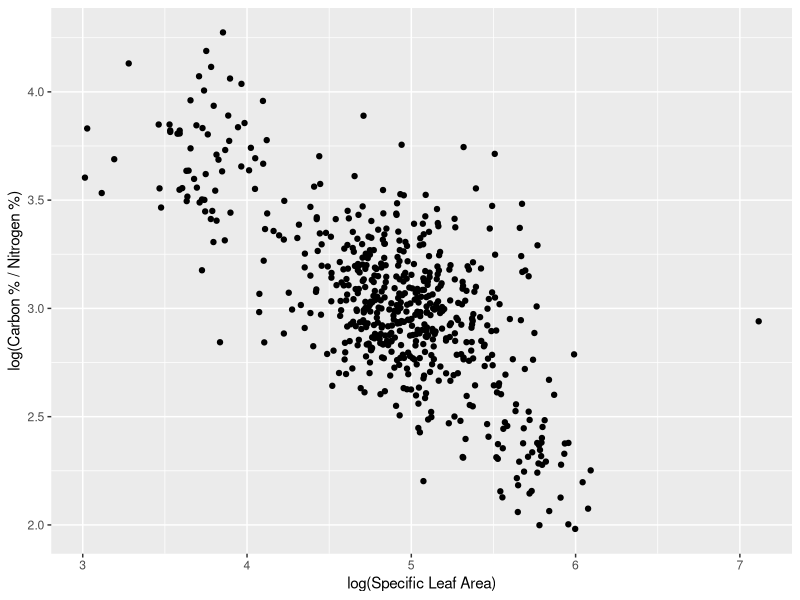
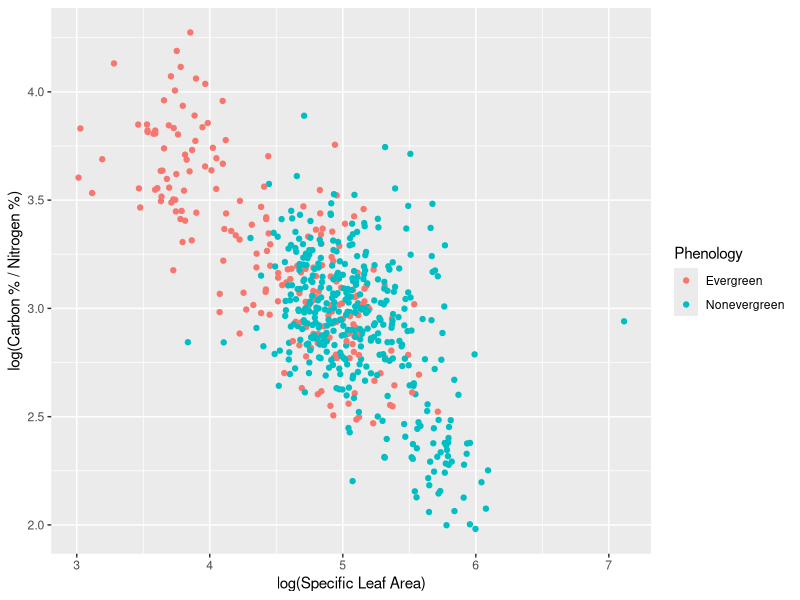
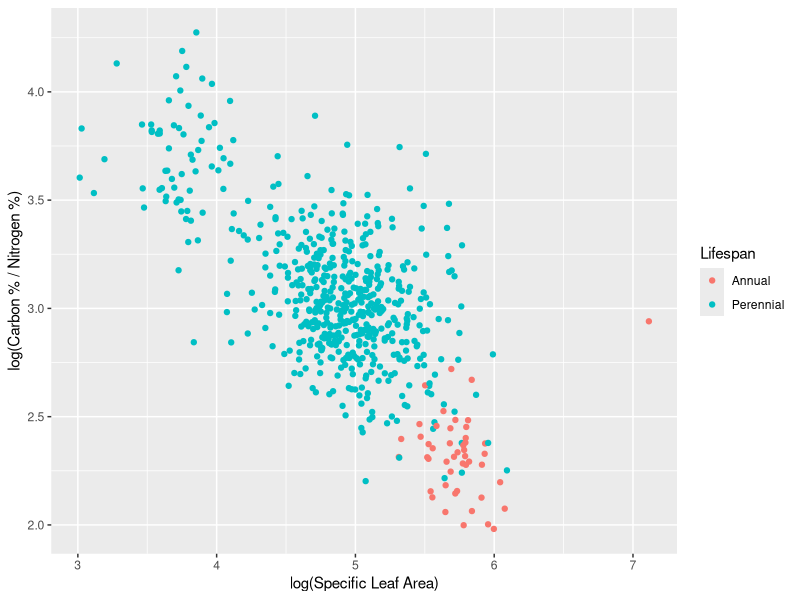
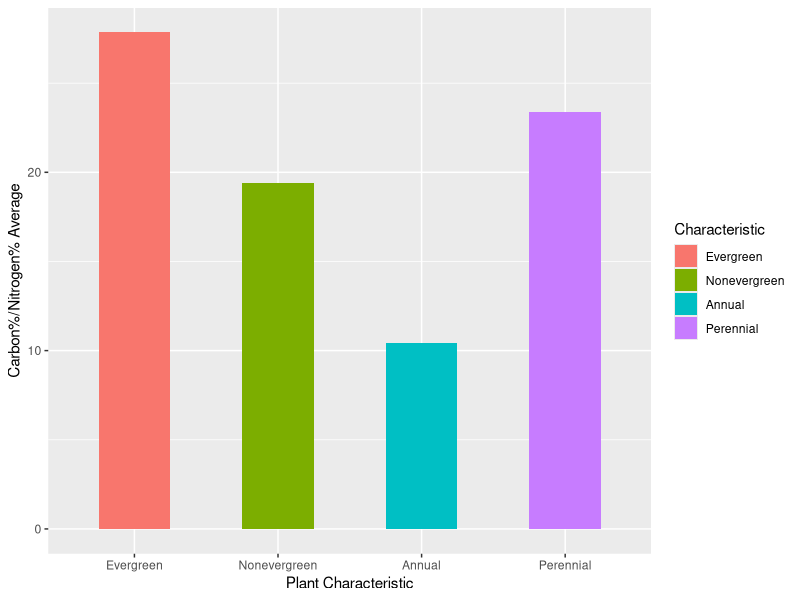
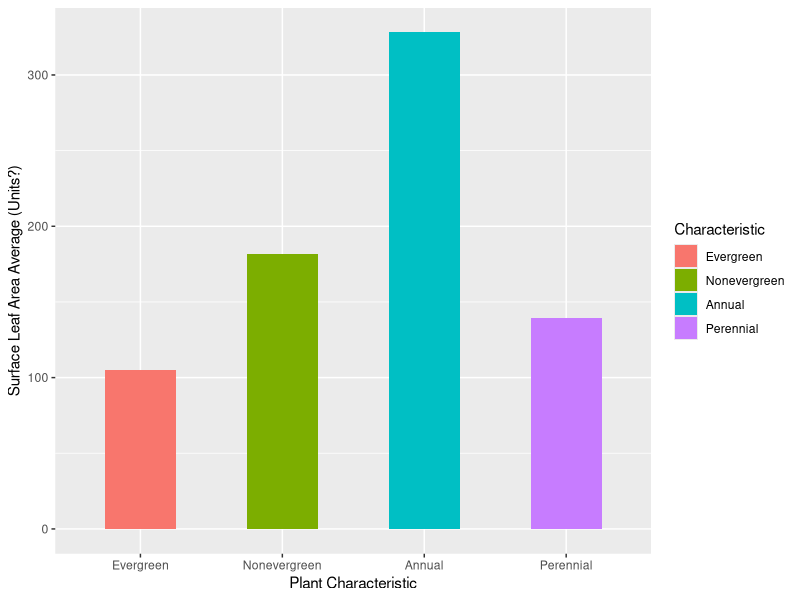

These charts were generated, in order, by the following R code:
## ---- chunk 1
# Load libraries
library(tidyverse)
library(Hmisc)
library(corrplot)
library(ggplot2)
## ---- chunk 2
LCE_data <- read_csv("data/LCE/LCE_data.csv") %>%
  mutate(SLA = LA/LM) %>%# Make specific leaf area column (leaf area/leaf mass)
  select(Phenology, Lifespan, CN, SLA)%>%
filter(!is.na(CN))%>%
filter(!is.na(SLA))

LCE_data$Phenology <- as.factor(LCE_data$Phenology)
LCE_data$Lifespan <- as.factor(LCE_data$Lifespan)

evergreen <- filter(LCE_data, Phenology == "Evergreen") %>%
  mutate(CN_avg = mean(CN)) %>%
  mutate(SLA_avg = mean(SLA)) %>%
  mutate(Characteristic = Phenology)%>%
  select(Characteristic,CN_avg,SLA_avg) 
  
nonevergreen <- filter(LCE_data, Phenology == "Nonevergreen") %>%
  mutate(CN_avg = mean(CN)) %>%
  mutate(SLA_avg = mean(SLA))%>%
  mutate(Characteristic = Phenology) %>%
select(Characteristic,CN_avg,SLA_avg)

perennial <- filter(LCE_data, Lifespan == "Perennial") %>%
  mutate(CN_avg = mean(CN)) %>%
  mutate(SLA_avg = mean(SLA)) %>%
   mutate(Characteristic = Lifespan) %>%
  select(Characteristic,CN_avg,SLA_avg)

annual <- filter(LCE_data, Lifespan == "Annual") %>%
  mutate(CN_avg = mean(CN)) %>%
  mutate(SLA_avg = mean(SLA))%>%
  mutate(Characteristic = Lifespan) %>%
  select(Characteristic,CN_avg,SLA_avg)

# Add datasets vertically
Phenology <- full_join(evergreen, nonevergreen) %>%
  filter(row_number()==1|row_number()==211)

Lifespan <- full_join(perennial, annual) %>%
  filter(row_number()==1|row_number()==548)

Characteristics <- full_join(Phenology, Lifespan)


## ---- chunk 3

ggplot(data = LCE_data) +
  geom_point(mapping = aes(x = log(SLA), y = log(CN)))+
  labs(x = "log(Specific Leaf Area)", y = "log(Carbon % / Nitrogen %)")
theme_bw()

ggplot(data = LCE_data) +
  geom_point(mapping = aes(x = log(SLA), y = log(CN), color = Phenology))+
  labs(x = "log(Specific Leaf Area)", y = "log(Carbon % / Nitrogen %)")
theme_bw()

ggplot(data = LCE_data) +
  geom_point(mapping = aes(x = log(SLA), y = log(CN), color = Lifespan))+
  labs(x = "log(Specific Leaf Area)", y = "log(Carbon % / Nitrogen %)")
theme_bw()

## ---- chunk 4
#Bar Plots
ggplot(data=Characteristics, aes(x=Characteristic, y=CN_avg, fill = Characteristic)) +
  geom_bar(stat="identity", width=0.5)+
  labs(x = "Plant Characteristic", y = "Carbon%/Nitrogen% Average")

ggplot(data=Characteristics, aes(x=Characteristic, y=SLA_avg, fill = Characteristic)) +
  geom_bar(stat="identity", width=0.5)+
  labs(x = "Plant Characteristic", y = "Surface Leaf Area Average (Units?)")
## ---- chunk 5

#Calculate correlation between log (CN) vs. log(SLA) 

CN_SLA <- cor.test(log(LCE_data$CN), 
         log(LCE_data$SLA))
CN_SLA




## ---- chunk 6
#Create linear regression model for log(Vcmax) ~ log(CN) 

reg_CN_SLA <- lm(log(CN) ~ log(SLA), 
                    data = LCE_data)
# Look at linear regression summary
summary(reg_CN_SLA)


## ---- chunk 7
#T-test
